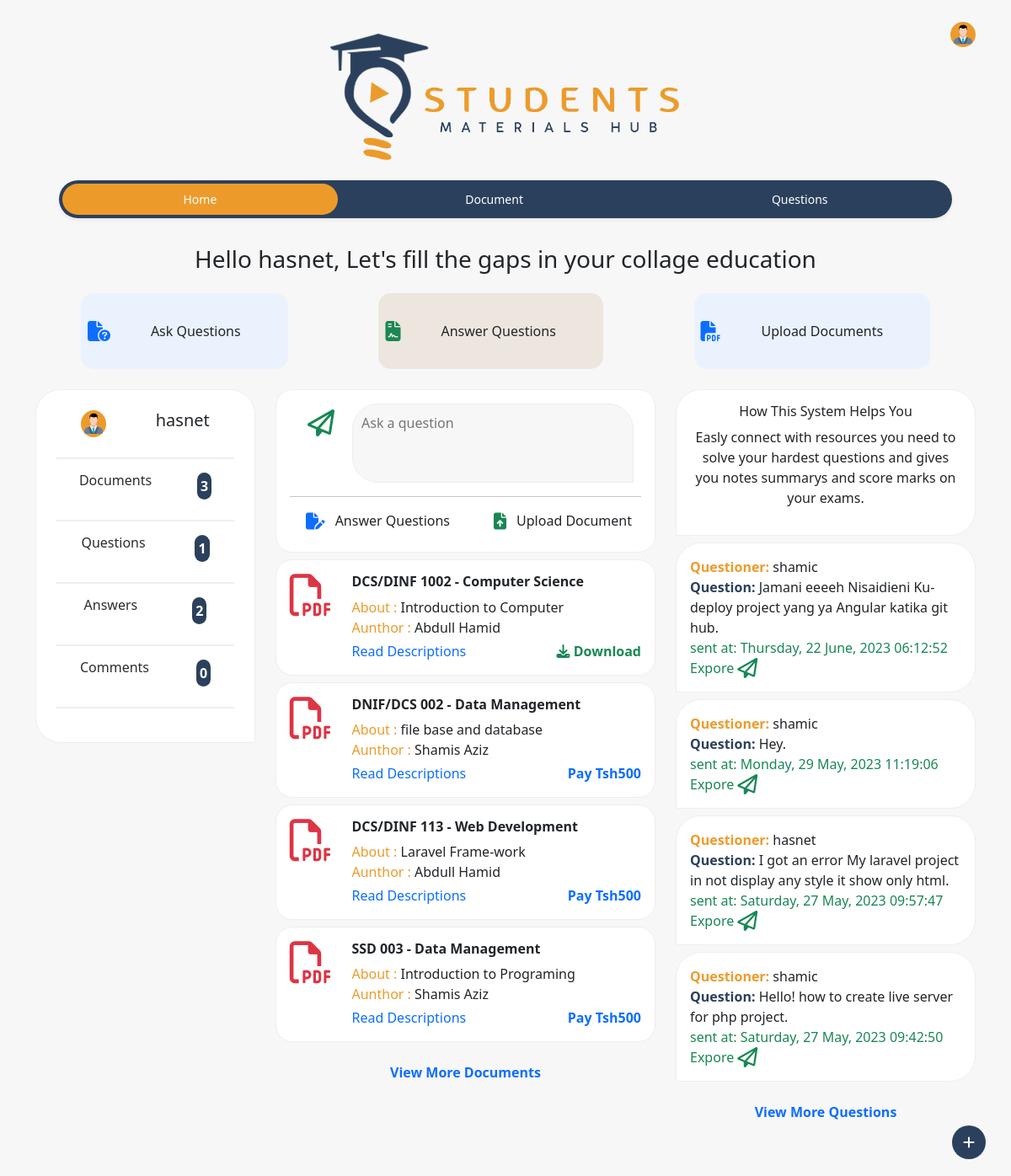
/pages/dash.php (signed in), run on the app's committed database.
### tables this page shows
CREATE TABLE `courses` (
  `crsID` int(11) NOT NULL,
  `studID` int(11) NOT NULL,
  `docID` int(11) NOT NULL,
  `crsName` varchar(100) NOT NULL,
  `crsCode` varchar(100) NOT NULL
);

CREATE TABLE `documents` (
  `docID` int(11) NOT NULL,
  `studID` int(11) NOT NULL,
  `docTittle` varchar(100) NOT NULL,
  `docDesc` varchar(100) NOT NULL,
  `docPrice` varchar(100) NOT NULL,
  `docPath` varchar(100) NOT NULL,
  `status` int(11) NOT NULL
);

CREATE TABLE `students` (
  `studID` int(11) NOT NULL,
  `userID` int(11) NOT NULL,
  `studName` varchar(100) NOT NULL,
  `studReg` varchar(100) NOT NULL,
  `studAccnt` varchar(100) NOT NULL,
  `studPhone` varchar(100) NOT NULL
);

CREATE TABLE `questions` (
  `questID` int(11) NOT NULL,
  `userID` int(11) NOT NULL,
  `questBdy` varchar(150) NOT NULL,
  `time` timestamp NOT NULL DEFAULT current_timestamp() ON UPDATE current_timestamp()
);

CREATE TABLE `users` (
  `userID` int(11) NOT NULL,
  `userName` varchar(100) NOT NULL,
  `userPass` varchar(100) NOT NULL,
  `userMail` varchar(100) NOT NULL,
  `roleID` int(11) NOT NULL,
  `lastLogin` timestamp NOT NULL DEFAULT current_timestamp() ON UPDATE current_timestamp()
);

### pages/dash.php (the view, shortened to what this page needs)
<?php
require_once('../elements/links.php');
if (isset($_SESSION['role']) && $_SESSION['role'] == 'student') {
?>
    <div class="for-bg w-100 pb-5">
        <?php
        include_once '../elements/profile.php';
        ?>
        <div class="container text-center">
            <?php
            include_once '../elements/header.php';
            include_once '../elements/introCards.php';
            require_once("../handles/connection.php");
            $user = $_SESSION['userName'];
            $stmt0 = $conn->prepare("SELECT * FROM `students`,`users` WHERE students.userID = users.userID and users.userName = :user");
            $stmt0->execute(array(":user" => $user));
            $ids = $stmt0->fetch();
            $user_id = $ids['userID'];
            $student = $ids['studID'];
            $stmt1 = $conn->prepare("SELECT * FROM documents WHERE documents.studID =:stud");
            $stmt1->execute(array("stud" => $student));
            $stmt2 = $conn->prepare("SELECT * FROM questions WHERE questions.userID =:user1");
            $stmt2->execute(array("user1" => $user_id));
            $stmt3 = $conn->prepare("SELECT * FROM answers WHERE answers.userID =:user2");
            $stmt3->execute(array("user2" => $user_id));
            ?>
            <div id="content1" class="content">
                <div class="row mt-4">
                    <div class="col-lg-3 col-md-3 col-12">
                        <div class="user-profile bg-white p-4 mb-2">
                            <div class="d-flex flex-row justify-content-around mb-4">
                                <img src="../assets/imgs/userProff.png" width="30px" alt="profile" class="profile rounded-circle" />
                                <h5><?php echo $user; ?></h5>
                            </div>
                            <hr class="hr" />
                            <a href="#" class="user-link" data-bs-toggle="modal" data-bs-target="#studDocs">
                                <div class="d-flex flex-row justify-content-around mb-4">
                                    <h6>Documents</h6>
                                    <strong class="bg1 text-white rounded-pill p-1"><?php echo $stmt1->rowCount(); ?></strong>
                                </div>
                            </a>
                            <hr class="hr" />
                            <a href="#" class="user-link"  data-bs-toggle="modal" data-bs-target="#QuestionsM">
                                <div class="d-flex flex-row justify-content-around mb-4">
                                    <h6>Questions</h6>
                                    <strong class="bg1 text-white rounded-pill p-1"><?php echo $stmt2->rowCount(); ?></strong>
                                </div>
                            </a>
                            <hr class="hr" />
                            <a href="#" class="user-link" data-bs-toggle="modal" data-bs-target="#AnswersM" >
                                <div class="d-flex flex-row justify-content-around mb-4">
                                    <h6>Answers</h6>
                                    <strong class="bg1 text-white rounded-pill p-1"><?php echo $stmt3->rowCount(); ?></strong>
                                </div>
                            </a>
                            <hr class="hr" />
                            <a href="#" class="user-link">
                                <div class="d-flex flex-row justify-content-around mb-4">
                                    <h6>Comments</h6>
                                    <strong class="bg1 text-white rounded-pill p-1"><?php echo 0; ?></strong>
                                </div>
                            </a>
                            <hr class="hr" />
                        </div>
                    </div>
                    <div class="col-lg-5 col-md-5">
                        <div class="for-doc bg-white p-3">
                            <div class="form">
                                <form action="../handles/ask.php" method="post" class="d-flex flex-row">
                                    <button name="submit" class="btn mt-0 h-25 btn-ask m-2 text-success">
                                        <i class="fa fa-send-o fa-2x" aria-hidden="true"></i>
                                    </button>
                                    <textarea name="quest" id="" rows="3" placeholder="Ask a question" class="quest-area" required></textarea>
                                </form>
                            </div>
                            <hr />
                            <div class="d-flex flex-row justify-content-around">
                                <div class="left">
                                    <a href="#" class="text-dark ">
                                        <i class="fa fa-file-pen fa-lg m-2 text-primary"></i>
                                        Answer Questions
                                    </a>
                                </div>
                                <div class="right">
                                    <a href="#" class="text-dark" data-bs-toggle="modal" data-bs-target="#uploadDoc">
                                        <i class="fa fa-file-arrow-up fa-lg m-2 text-success"></i>
                                        Upload Document
                                    </a>
                                </div>
                            </div>
                        </div>
                        <?php
                        $stmt->execute();
                        if ($stmt->rowCount() >= 1) {
                            $i = 0;
                            $desc = 10;
                            while ($res = $stmt->fetch()) {
                                $i++;
                                $desc++;
                        ?>
                                <div class="for-doc bg-white p-3 mt-2">
                                    <div class="row">
                                        <div class="col-lg-2 col-md-2 col-2">
                                            <div class="d-flex justify-content-center align-content-center">
                                                <i class="fa fa-file-pdf-o fa-3x text-danger" aria-hidden="true" style="font-size: 50px;"></i>
                                            </div>
                                        </div>
                                        <div class="col-lg-10 col-md-10 col-10">
                                            <div class="text-start">
                                                <h6 class="fw-bolder"><?php echo $res['crsCode'] . " - ";
                                                                        echo $res['crsName']; ?></h6>
                                                <span style="color: var(--color2);">About : </span><?php echo $res['docTittle']; ?> <br>
                                                <span style="color: var(--color2);">Aunthor : </span><?php echo $res['studName']; ?>
                                                <div class="d-flex flex-row justify-content-between mt-1">
                                                    <a href="#" data-bs-toggle="modal" data-bs-target="#description<?php echo $desc; ?>">Read Descriptions</a>
                                                    <?php
                                                    $query = $conn->prepare("SELECT * FROM `users`,`students` WHERE users.userID = students.userID AND users.userName = :user");
                                                    $query->execute(array(":user" => $user));
                                                    $data = $query->fetch();
                                                    $studID = $data['studID'];
                                                    $testpay = $conn->prepare("SELECT * FROM `transactions`,`students`,`documents`WHERE students.studID = transactions.studID
                                                    AND documents.docID =  transactions.docID AND documents.docID = :docID AND transactions.studID = :studID");
                                                    $testpay->execute(array(":docID" => $res['docID'], ":studID" => $studID));
                                                    if ($testpay->rowCount() > 0) {
                                                    ?>
                                                        <a href="../handles/openFile.php?file=<?php echo $res['docPath']; ?>" class="text-success fw-bolder" target="_blank"><i class="fa fa-download" aria-hidden="true"></i> Download</a>
                                                    <?php
                                                    } else {
                                                    ?>
                                                        <a href="#" data-bs-toggle="modal" data-bs-target="#payment<?php echo $i; ?>" class="text-primary fw-bolder">Pay <?php echo $res['docPrice']; ?></a>
                                                    <?php
                                                    }
                                                    ?>
                                                </div>
                                            </div>
                                        </div>
                                    </div>
                                </div>
                            <?php
                                if ($i == 4) {
                                    break;
                                }
                            }
                            ?>
                            <p class="mt-4">
                                <a href="#" onclick="showContent2()" class="fw-bolder">View More Documents</a>
                            </p>
                        <?php
                        }
                        ?>
                    </div>
                    <div class="col-lg-4 col-md-4">
                        <div class="docs bg-white p-3">
                            <h6 class="text-capitalize">how this system helps you</h6>
                            <p>
                                Easly connect with resources you need to solve your hardest
                                questions and gives you notes summarys and score marks on your
                                exams.
                            </p>
                        </div>
                        <?php
                        $stmt = $conn->prepare("SELECT * FROM `questions`,`users` WHERE `questions`.`userID` = `users`.`userID` ORDER BY questID DESC");
                        $stmt->execute();
                        if ($stmt->rowCount() >= 1) {
                            $i = 0;
                            while ($res = $stmt->fetch()) {
                                $i++;
                        ?>
                                <div class="docs bg-white p-3 mt-2 text-start">
                                    <span class="clr2 fw-bolder">Questioner: </span><?php echo $res['userName']; ?> <br>
                                    <span><span class="clr1 fw-bolder">Question:</span>
                                        <?php echo $res['questBdy']; ?>.
                                    </span><br>
                                    <span class="text-success fw-lighter">sent at:
                                        <?php $date = date_format(date_create($res['time']), " l, d F, Y H:i:s");
                                        echo  $date; ?>
                                    </span> <br>
                                    <a href="#" class="text-success" onclick="showContent3()">
                                        Expore
                                        <i class="fa-regular fa-paper-plane fa-xl text-success"></i>
                                    </a>
                                </div>
                            <?php
                                if ($i == 4) {
                                    break;
                                }
                            }
                            ?>
                            <p class="mt-4">
                                <a href="#" onclick="showContent3()" class="fw-bolder">View More Questions</a>
                            </p>
                        <?php
                        }
                        ?>
                    </div>
                </div>
                <button type="button" class="btn btn-expand bg1" data-bs-toggle="modal" data-bs-target="#uploadDoc">
                    <i class="fa fa-plus"></i>
                </button>
            </div>
        </div>
    </div>
<?php
} else {
    header("location:../index.php");
}
require_once('../elements/buttom.php');
?>

### data on the page
courses: crsCode "DCS/DINF 1002", crsName "Computer Science", docID.docTittle "Introduction to Computer", studID.studName "Abdull Hamid"
courses: crsCode "DNIF/DCS 002", crsName "Data Management", docID.docTittle "file base and database", studID.studName "Shamis Aziz", docID.docPrice "Tsh500"
courses: crsCode "DCS/DINF 113", crsName "Web Development", docID.docTittle "Laravel Frame-work", studID.studName "Abdull Hamid", docID.docPrice "Tsh500"
courses: crsCode "SSD 003", crsName "Data Management", docID.docTittle "Introduction to Programing", studID.studName "Shamis Aziz", docID.docPrice "Tsh500"
questions: userID.userName "shamic", questBdy "Jamani eeeeh Nisaidieni Ku-deploy project yang ya Angular katika git hub", time "Thursday, 22 June, 2023 06:12:52"
questions: userID.userName "shamic", questBdy "Hey", time "Monday, 29 May, 2023 11:19:06"
questions: userID.userName "hasnet", questBdy "I got an error My laravel project in not display any style it show only html", time "Saturday, 27 May, 2023 09:57:47"
questions: userID.userName "shamic", questBdy "Hello! how to create live server for php project", time "Saturday, 27 May, 2023 09:42:50"

### other printed values
$user "hasnet"
$stmt1->rowCount() "3"
$stmt2->rowCount() "1"
$stmt3->rowCount() "2"
